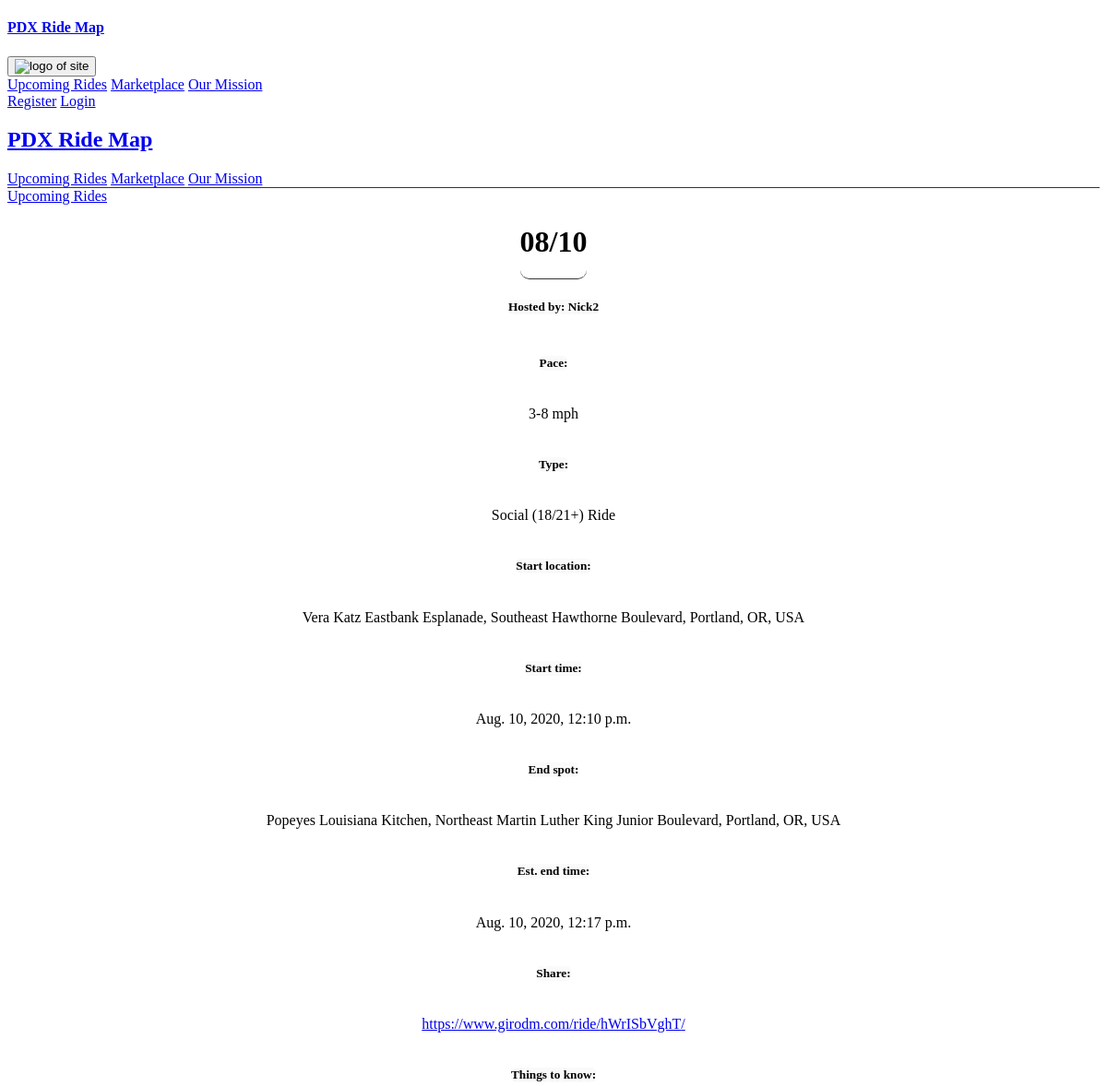
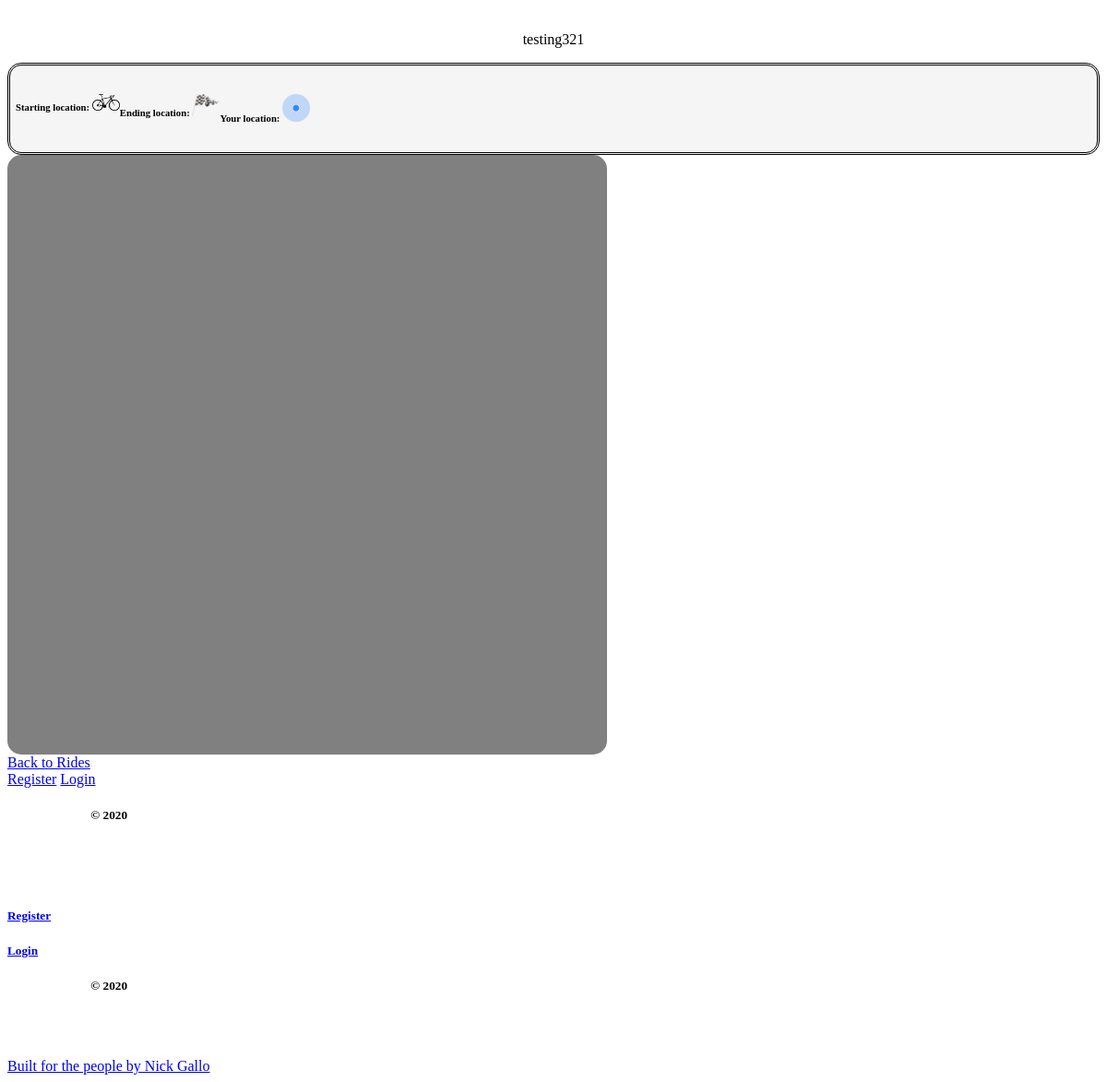
/ride/hWrISbVghT/, run on the app's committed database (2 pictures, top to bottom).
### girodm/models.py (models this page shows, shortened)
class Ride(models.Model):
    created_by = models.ForeignKey(get_user_model(),null=True, blank=True, on_delete=models.CASCADE)
    ride_name = models.CharField(max_length=30)
    host_name = models.CharField(max_length=30)
    start_location = models.CharField(max_length=200)
    start_time = models.DateTimeField()
    start_long = models.FloatField(null=True)
    start_lat  = models.FloatField(null=True)
    end_location = models.CharField(max_length=200)
    end_time = models.DateTimeField()
    end_long = models.FloatField(null=True)
    end_lat  = models.FloatField(null=True)
    private = models.BooleanField(default=False)
    code = models.CharField(max_length=10)
    comments = models.TextField()
    times_clicked = models.IntegerField(default=0)
    ride_type = models.CharField(
        max_length=200,
        choices=RIDE_TYPE,
        default = 'ff'
    )
    ride_pace = models.CharField(
        max_length=200,
        choices=RIDE_PACE,
        default = 'md'
    )

### girodm/views.py (the view)
# urls.py: path('ride/<str:code>/', views.detail, name="detail"),
def detail(request, code):
    ride = None
    try:
        ride = Ride.objects.get(code=code)
        ride.times_clicked += 1
        ride.save()
    except Ride.DoesNotExist:
        raise Http404("Ride does not exist")
    context = {'ride': ride, 'google_maps_api_key': settings.GOOGLE_API_KEY,}
    return render(request, 'girodm/ride.html',context)

### girodm/templates/girodm/ride.html (shortened to what this page needs)
{% extends 'girodm/base.html' %}
{% load static %}
{% block head %}
<link rel="stylesheet" type="text/css" href="{% static 'girodm/css/ride.css' %}">
{% endblock %}
{% block content %}
<div class="userDiv">
</div>
<a class="buttonLinks" href="{% url 'girodm:viewrides' %}">Upcoming Rides</a>
<div class="rideDiv">
  <div class="rideHeader">
    <h1>{{ride.ride_name}}</h1>
  </div>
  <h5 class="h5Tag">Hosted by: {{ride.host_name}}</h5>
  <h5 class="h5Tag">Pace:</h5>
  <p>{{ride.get_ride_pace_display}}</p>
  <h5 class="h5Tag">Type:</h5>
  <p> {{ride.get_ride_type_display}}</p>
  <h5 class="h5Tag">Start location:</h5>
  <p> {{ride.start_location}}</p>
  <h5 class="h5Tag">Start time:</h5>
  <p> {{ride.start_time}}</p>
  <h5 class="h5Tag">End spot:</h5>
  <p>{{ride.end_location}}</p>
  <h5 class="h5Tag">Est. end time:</h5>
  <p>{{ride.end_time}}</p>
      <h5 class="h5Tag">Share:</h5>
      <p>
        <a id="rideLink"
          href="https://www.girodm.com/ride/{{ride.code}}/">https://www.girodm.com/ride/{{ride.code}}/</a>
      </p>
      <h5 class="h5Tag thingsToKnow">Things to know:</h5>
      <p>
        {{ride.comments}}
      </p>
</div>
<div class="legend">
  <div class="icon">
    <h6>Starting location: <img class="iconImg" src="/static/girodm/images/future_logo.png"></h6>
  </div>
  <div class="icon">
    <h6>Ending location: <img class="iconImg" src="/static/girodm/images/end_flag.png"></h6>
  </div>
  <div class="icon">
    <h6>Your location: <img class="iconImg" src="/static/girodm/images/streetview_icon.png"></h6>
  </div>
</div>
<div class="map" id="map">
</div>
<a href="{% url 'girodm:viewrides' %}">Back to Rides</a>
{% endblock %}

### static/girodm/css/ride.css (style rules this page uses)
.userDiv { border-bottom: 1px solid #333333; }
.rideDiv { display: flex; flex-direction: column; align-items: center; }
.rideHeader { border-bottom: 1px solid #333333; border-radius: 10px; }
.h5Tag { background-color: rgba(245, 245, 245, 0.52); border-radius: 5px; }
.legend { display: flex; flex-direction: row space-between; background-color: rgba(245, 245, 245, 0.959); border-radius: 15px; border-style: double; padding: 6px; }
.map { width: 100%; height: 450px; background-color: grey; border-radius: 15px; }
.iconImg { width: 30px; height: auto; }
@media (min-width: 1200px) { #map { width: 650px; height: 650px; background-color: grey; border-radius: 15px; } }

### data on the page
Ride: ride_name "08/10", host_name "Nick2", ride_pace "3-8 mph", ride_type "Social (18/21+) Ride", start_location "Vera Katz Eastbank Esplanade, Southeast Hawthorne Boulevard, Portland, OR, USA", start_time "Aug. 10, 2020, 12:10 p.m.", end_location "Popeyes Louisiana Kitchen, Northeast Martin Luther King Junior Boulevard, Portland, OR, USA", end_time "Aug. 10, 2020, 12:17 p.m.", code "hWrISbVghT", comments "testing321"
